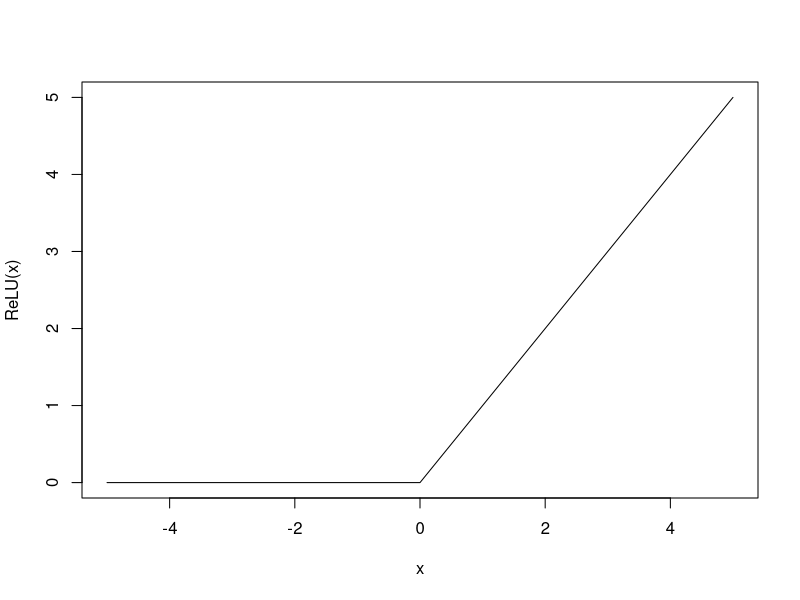

The R source for this figure:
## ---- chunk 1
data <- -5:5
data <- ifelse(data <= 0, 0, data)
plot(-5:5, data, type = "l", xlab = "x", ylab = "ReLU(x)")
